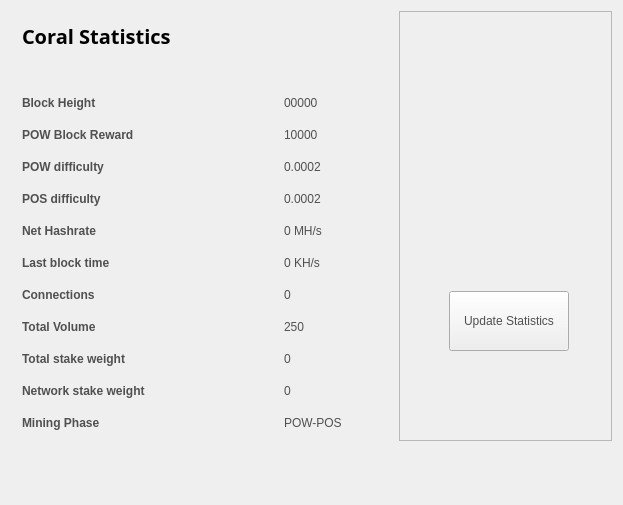
<?xml version="1.0" encoding="UTF-8"?>
<ui version="4.0">
 <class>StatisticsPage</class>
 <widget class="QWidget" name="StatisticsPage">
  <property name="windowModality">
   <enum>Qt::NonModal</enum>
  </property>
  <property name="geometry">
   <rect>
    <x>0</x>
    <y>0</y>
    <width>623</width>
    <height>505</height>
   </rect>
  </property>
  <property name="windowTitle">
   <string>Digging</string>
  </property>
  <property name="styleSheet">
   <string notr="true">color:#505050;
font-family:'Open Sans,sans-serif';</string>
  </property>
  <layout class="QGridLayout" name="gridLayout">
   <property name="sizeConstraint">
    <enum>QLayout::SetMaximumSize</enum>
   </property>
   <item row="0" column="1">
    <widget class="QFrame" name="frame">
     <property name="minimumSize">
      <size>
       <width>213</width>
       <height>0</height>
      </size>
     </property>
     <property name="frameShape">
      <enum>QFrame::StyledPanel</enum>
     </property>
     <property name="frameShadow">
      <enum>QFrame::Raised</enum>
     </property>
     <widget class="QPushButton" name="startButton">
      <property name="geometry">
       <rect>
        <x>50</x>
        <y>280</y>
        <width>120</width>
        <height>60</height>
       </rect>
      </property>
      <property name="sizePolicy">
       <sizepolicy hsizetype="Fixed" vsizetype="Fixed">
        <horstretch>0</horstretch>
        <verstretch>0</verstretch>
       </sizepolicy>
      </property>
      <property name="minimumSize">
       <size>
        <width>120</width>
        <height>60</height>
       </size>
      </property>
      <property name="autoFillBackground">
       <bool>false</bool>
      </property>
      <property name="styleSheet">
       <string notr="true"/>
      </property>
      <property name="text">
       <string>Update Statistics</string>
      </property>
     </widget>
     <widget class="QLabel" name="label">
      <property name="geometry">
       <rect>
        <x>10</x>
        <y>10</y>
        <width>191</width>
        <height>191</height>
       </rect>
      </property>
      <property name="text">
       <string/>
      </property>
      <property name="pixmap">
       <pixmap resource="../bitcoin.qrc">:/icons/coinbg</pixmap>
      </property>
      <property name="scaledContents">
       <bool>true</bool>
      </property>
     </widget>
    </widget>
   </item>
   <item row="0" column="0">
    <widget class="QFrame" name="gridFrame_2">
     <layout class="QGridLayout" name="gridLayout_4">
      <item row="3" column="0">
       <layout class="QFormLayout" name="formLayout_2">
        <property name="fieldGrowthPolicy">
         <enum>QFormLayout::FieldsStayAtSizeHint</enum>
        </property>
        <property name="horizontalSpacing">
         <number>139</number>
        </property>
        <property name="verticalSpacing">
         <number>18</number>
        </property>
        <property name="rightMargin">
         <number>0</number>
        </property>
        <item row="1" column="0">
         <widget class="QLabel" name="label_14">
          <property name="text">
           <string>&lt;html&gt;&lt;head/&gt;&lt;body&gt;&lt;p&gt;&lt;span style=&quot; font-weight:600;&quot;&gt;Block Height&lt;/span&gt;&lt;/p&gt;&lt;/body&gt;&lt;/html&gt;</string>
          </property>
         </widget>
        </item>
        <item row="1" column="1">
         <widget class="QLabel" name="heightBox">
          <property name="text">
           <string>00000</string>
          </property>
         </widget>
        </item>
        <item row="2" column="0">
         <widget class="QLabel" name="label_12">
          <property name="text">
           <string>&lt;html&gt;&lt;head/&gt;&lt;body&gt;&lt;p&gt;&lt;span style=&quot; font-weight:600;&quot;&gt;POW Block Reward&lt;/span&gt;&lt;/p&gt;&lt;/body&gt;&lt;/html&gt;</string>
          </property>
         </widget>
        </item>
        <item row="2" column="1">
         <widget class="QLabel" name="rewardBox">
          <property name="text">
           <string>10000</string>
          </property>
         </widget>
        </item>
        <item row="3" column="0">
         <widget class="QLabel" name="label_13">
          <property name="text">
           <string>&lt;html&gt;&lt;head/&gt;&lt;body&gt;&lt;p&gt;&lt;span style=&quot; font-weight:600;&quot;&gt;POW difficulty&lt;/span&gt;&lt;/p&gt;&lt;/body&gt;&lt;/html&gt;</string>
          </property>
         </widget>
        </item>
        <item row="3" column="1">
         <widget class="QLabel" name="diffBox">
          <property name="text">
           <string>0.0002</string>
          </property>
         </widget>
        </item>
        <item row="4" column="0">
         <widget class="QLabel" name="label_9">
          <property name="text">
           <string>&lt;html&gt;&lt;head/&gt;&lt;body&gt;&lt;p&gt;&lt;span style=&quot; font-weight:600;&quot;&gt;POS difficulty&lt;/span&gt;&lt;/p&gt;&lt;/body&gt;&lt;/html&gt;</string>
          </property>
         </widget>
        </item>
        <item row="4" column="1">
         <widget class="QLabel" name="diffBox2">
          <property name="text">
           <string>0.0002</string>
          </property>
         </widget>
        </item>
        <item row="5" column="1">
         <widget class="QLabel" name="pawrateBox">
          <property name="text">
           <string>0 MH/s</string>
          </property>
         </widget>
        </item>
        <item row="6" column="0">
         <widget class="QLabel" name="label3_2">
          <property name="sizePolicy">
           <sizepolicy hsizetype="Preferred" vsizetype="Maximum">
            <horstretch>0</horstretch>
            <verstretch>0</verstretch>
           </sizepolicy>
          </property>
          <property name="text">
           <string>&lt;html&gt;&lt;head/&gt;&lt;body&gt;&lt;p&gt;&lt;span style=&quot; font-weight:600;&quot;&gt;Last block time&lt;/span&gt;&lt;/p&gt;&lt;/body&gt;&lt;/html&gt;</string>
          </property>
         </widget>
        </item>
        <item row="6" column="1">
         <widget class="QLabel" name="localBox">
          <property name="text">
           <string>0 KH/s</string>
          </property>
         </widget>
        </item>
        <item row="7" column="0">
         <widget class="QLabel" name="label1_2">
          <property name="text">
           <string>&lt;html&gt;&lt;head/&gt;&lt;body&gt;&lt;p&gt;&lt;span style=&quot; font-weight:600;&quot;&gt;Connections&lt;/span&gt;&lt;/p&gt;&lt;/body&gt;&lt;/html&gt;</string>
          </property>
         </widget>
        </item>
        <item row="7" column="1">
         <widget class="QLabel" name="connectionBox">
          <property name="text">
           <string>0</string>
          </property>
         </widget>
        </item>
        <item row="8" column="0">
         <widget class="QLabel" name="label_8">
          <property name="text">
           <string>&lt;html&gt;&lt;head/&gt;&lt;body&gt;&lt;p&gt;&lt;span style=&quot; font-weight:600;&quot;&gt;Total Volume&lt;/span&gt;&lt;/p&gt;&lt;/body&gt;&lt;/html&gt;</string>
          </property>
         </widget>
        </item>
        <item row="8" column="1">
         <widget class="QLabel" name="volumeBox">
          <property name="text">
           <string>250</string>
          </property>
         </widget>
        </item>
        <item row="9" column="0">
         <widget class="QLabel" name="label_10">
          <property name="text">
           <string>&lt;html&gt;&lt;head/&gt;&lt;body&gt;&lt;p&gt;&lt;span style=&quot; font-weight:600;&quot;&gt;Total stake weight&lt;/span&gt;&lt;/p&gt;&lt;/body&gt;&lt;/html&gt;</string>
          </property>
         </widget>
        </item>
        <item row="9" column="1">
         <widget class="QLabel" name="minBox">
          <property name="text">
           <string>0</string>
          </property>
         </widget>
        </item>
        <item row="10" column="0">
         <widget class="QLabel" name="label_11">
          <property name="text">
           <string>&lt;html&gt;&lt;head/&gt;&lt;body&gt;&lt;p&gt;&lt;span style=&quot; font-weight:600;&quot;&gt;Network stake weight&lt;/span&gt;&lt;/p&gt;&lt;/body&gt;&lt;/html&gt;</string>
          </property>
         </widget>
        </item>
        <item row="10" column="1">
         <widget class="QLabel" name="maxBox">
          <property name="text">
           <string>0</string>
          </property>
         </widget>
        </item>
        <item row="11" column="0">
         <widget class="QLabel" name="label_15">
          <property name="text">
           <string>&lt;html&gt;&lt;head/&gt;&lt;body&gt;&lt;p&gt;&lt;span style=&quot; font-weight:600;&quot;&gt;Mining Phase&lt;/span&gt;&lt;/p&gt;&lt;/body&gt;&lt;/html&gt;</string>
          </property>
         </widget>
        </item>
        <item row="11" column="1">
         <widget class="QLabel" name="cBox">
          <property name="text">
           <string>POW-POS</string>
          </property>
         </widget>
        </item>
        <item row="5" column="0">
         <widget class="QLabel" name="label_16">
          <property name="text">
           <string>&lt;html&gt;&lt;head/&gt;&lt;body&gt;&lt;p&gt;&lt;span style=&quot; font-weight:600;&quot;&gt;Net Hashrate&lt;/span&gt;&lt;/p&gt;&lt;/body&gt;&lt;/html&gt;</string>
          </property>
         </widget>
        </item>
       </layout>
      </item>
      <item row="1" column="0">
       <layout class="QHBoxLayout" name="horizontalLayout_4">
        <property name="spacing">
         <number>7</number>
        </property>
        <item>
         <widget class="QLabel" name="label_5">
          <property name="font">
           <font>
            <family>Open Sans,sans-serif</family>
           </font>
          </property>
          <property name="text">
           <string>&lt;html&gt;&lt;head/&gt;&lt;body&gt;&lt;p&gt;&lt;span style=&quot; font-size:20px; font-weight:600; color:#000000;&quot;&gt;Coral Statistics&lt;/span&gt;&lt;/p&gt;&lt;/body&gt;&lt;/html&gt;</string>
          </property>
         </widget>
        </item>
        <item>
         <spacer name="horizontalSpacer_2">
          <property name="orientation">
           <enum>Qt::Horizontal</enum>
          </property>
          <property name="sizeHint" stdset="0">
           <size>
            <width>40</width>
            <height>20</height>
           </size>
          </property>
         </spacer>
        </item>
       </layout>
      </item>
      <item row="2" column="0">
       <spacer name="verticalSpacer_2">
        <property name="orientation">
         <enum>Qt::Vertical</enum>
        </property>
        <property name="sizeHint" stdset="0">
         <size>
          <width>20</width>
          <height>40</height>
         </size>
        </property>
       </spacer>
      </item>
     </layout>
    </widget>
   </item>
   <item row="1" column="0">
    <spacer name="verticalSpacer">
     <property name="orientation">
      <enum>Qt::Vertical</enum>
     </property>
     <property name="sizeHint" stdset="0">
      <size>
       <width>20</width>
       <height>40</height>
      </size>
     </property>
    </spacer>
   </item>
  </layout>
 </widget>
 <layoutdefault spacing="6" margin="11"/>
 <resources/>
 <connections/>
</ui>
